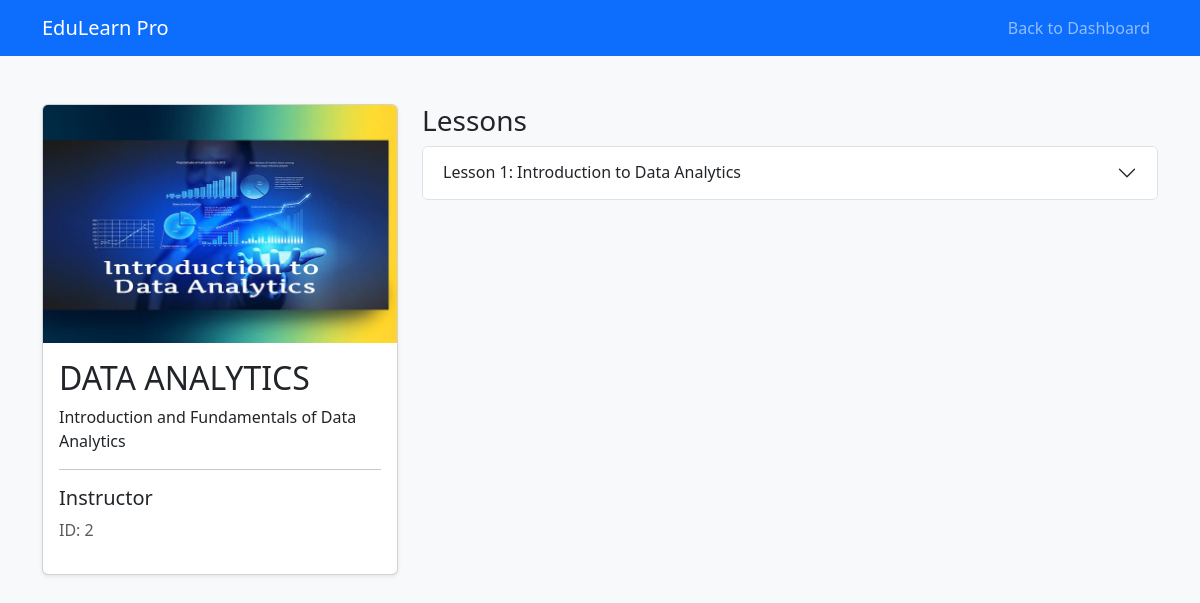
/course/2, run on the app's committed database.
### tables this page shows
CREATE TABLE courses (
    id INTEGER PRIMARY KEY AUTOINCREMENT,
    title TEXT NOT NULL,
    description TEXT,
    instructor_id INTEGER, thumbnail TEXT,
    FOREIGN KEY (instructor_id) REFERENCES users (id)
);

CREATE TABLE lessons (
    id INTEGER PRIMARY KEY AUTOINCREMENT,
    course_id INTEGER,
    title TEXT NOT NULL,
    content TEXT,
    video_url TEXT,
    lesson_order INTEGER,
    FOREIGN KEY (course_id) REFERENCES courses (id)
);

### app.py (the view)
@app.route('/course/<int:course_id>')
def course_details(course_id):
    conn = get_db_connection()
    course = conn.execute('SELECT * FROM courses WHERE id = ?', (course_id,)).fetchone()
    lessons = conn.execute('SELECT * FROM lessons WHERE course_id = ?', (course_id,)).fetchall()
    conn.close()
    if course is None:
        return "Course not found", 404
    return render_template('course_details.html', course=course, lessons=lessons)

### app.py (called while the page is built)
def get_db_connection():
    conn = sqlite3.connect('database.db')
    conn.row_factory = sqlite3.Row
    return conn

### templates/course_details.html (shortened to what this page needs)
<!DOCTYPE html>
<html lang="en">
<head>
    <link href="https://cdn.jsdelivr.net/npm/bootstrap@5.3.0/dist/css/bootstrap.min.css" rel="stylesheet">
</head>
<body class="bg-light">
    <nav class="navbar navbar-expand-lg navbar-dark bg-primary">
        <div class="container">
            <a class="navbar-brand" href="/">EduLearn Pro</a>
            <div class="navbar-nav ms-auto">
                <a href="/dashboard" class="nav-link">Back to Dashboard</a>
            </div>
        </div>
    </nav>
    <div class="container mt-5">
        <div class="row">
            <div class="col-md-4">
                <div class="card shadow-sm mb-4">
                    {% if course['thumbnail'] %}
                    <img src="{{ url_for('static', filename='uploads/' + course['thumbnail']) }}" class="card-img-top" alt="Thumbnail">
                    {% else %}
                    <div class="card-body bg-secondary text-white text-center py-5">
                        <p>No Image Available</p>
                    </div>
                    {% endif %}
                    <div class="card-body">
                        <h2 class="card-title">{{ course['title'] }}</h2>
                        <p class="card-text">{{ course['description'] }}</p>
                        <hr>
                        <h5>Instructor</h5>
                        <p class="text-muted">ID: {{ course['instructor_id'] }}</p>
                    </div>
                </div>
            </div>
            <div class="col-md-8">
                <h3>Lessons</h3>
                {% if lessons %}
                    <div class="accordion" id="lessonsAccordion">
                        {% for lesson in lessons %}
                        <div class="accordion-item">
                            <h2 class="accordion-header" id="heading{{ loop.index }}">
                                <div class="d-flex align-items-center justify-content-between w-100">
                                    <button class="accordion-button collapsed" type="button" data-bs-toggle="collapse" data-bs-target="#collapse{{ loop.index }}">
                                        Lesson {{ loop.index }}: {{ lesson['title'] }}
                                    </button>
                                </div>
                            </h2>
                        </div>
                        {% endfor %}
                    </div>
                {% else %}
                    <div class="alert alert-info">No lessons added yet.</div>
                {% endif %}
            </div>
        </div>
    </div>
</body>
</html>

### data on the page
courses: thumbnail (picture), title "DATA ANALYTICS", description "Introduction and Fundamentals of Data Analytics", instructor_id "2"
lessons: title "Introduction to Data Analytics"
